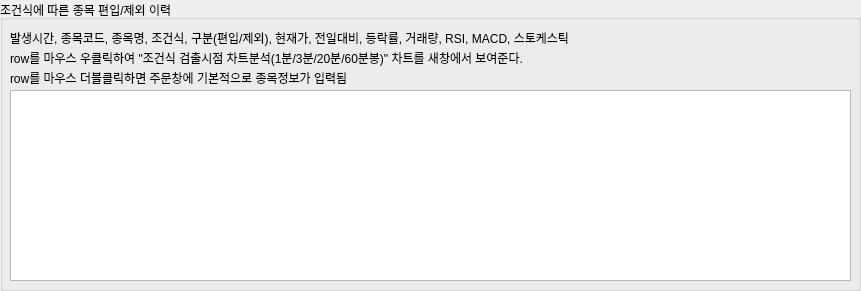
   <widget class="QGroupBox" name="groupBox_7">
    <property name="geometry">
     <rect>
      <x>530</x>
      <y>690</y>
      <width>861</width>
      <height>291</height>
     </rect>
    </property>
    <property name="title">
     <string>조건식에 따른 종목 편입/제외 이력</string>
    </property>
    <widget class="QTableWidget" name="tbl_condition_search_history">
     <property name="geometry">
      <rect>
       <x>10</x>
       <y>90</y>
       <width>841</width>
       <height>191</height>
      </rect>
     </property>
    </widget>
    <widget class="QLabel" name="label_27">
     <property name="geometry">
      <rect>
       <x>10</x>
       <y>30</y>
       <width>691</width>
       <height>16</height>
      </rect>
     </property>
     <property name="text">
      <string>발생시간, 종목코드, 종목명, 조건식, 구분(편입/제외), 현재가, 전일대비, 등락률, 거래량, RSI, MACD, 스토케스틱</string>
     </property>
    </widget>
    <widget class="QLabel" name="label_69">
     <property name="geometry">
      <rect>
       <x>10</x>
       <y>50</y>
       <width>581</width>
       <height>16</height>
      </rect>
     </property>
     <property name="text">
      <string>row를 마우스 우클릭하여 &quot;조건식 검출시점 차트분석(1분/3분/20분/60분봉)&quot; 차트를 새창에서 보여준다.</string>
     </property>
    </widget>
    <widget class="QLabel" name="label_72">
     <property name="geometry">
      <rect>
       <x>10</x>
       <y>70</y>
       <width>601</width>
       <height>16</height>
      </rect>
     </property>
     <property name="text">
      <string>row를 마우스 더블클릭하면 주문창에 기본적으로 종목정보가 입력됨</string>
     </property>
    </widget>
   </widget>
